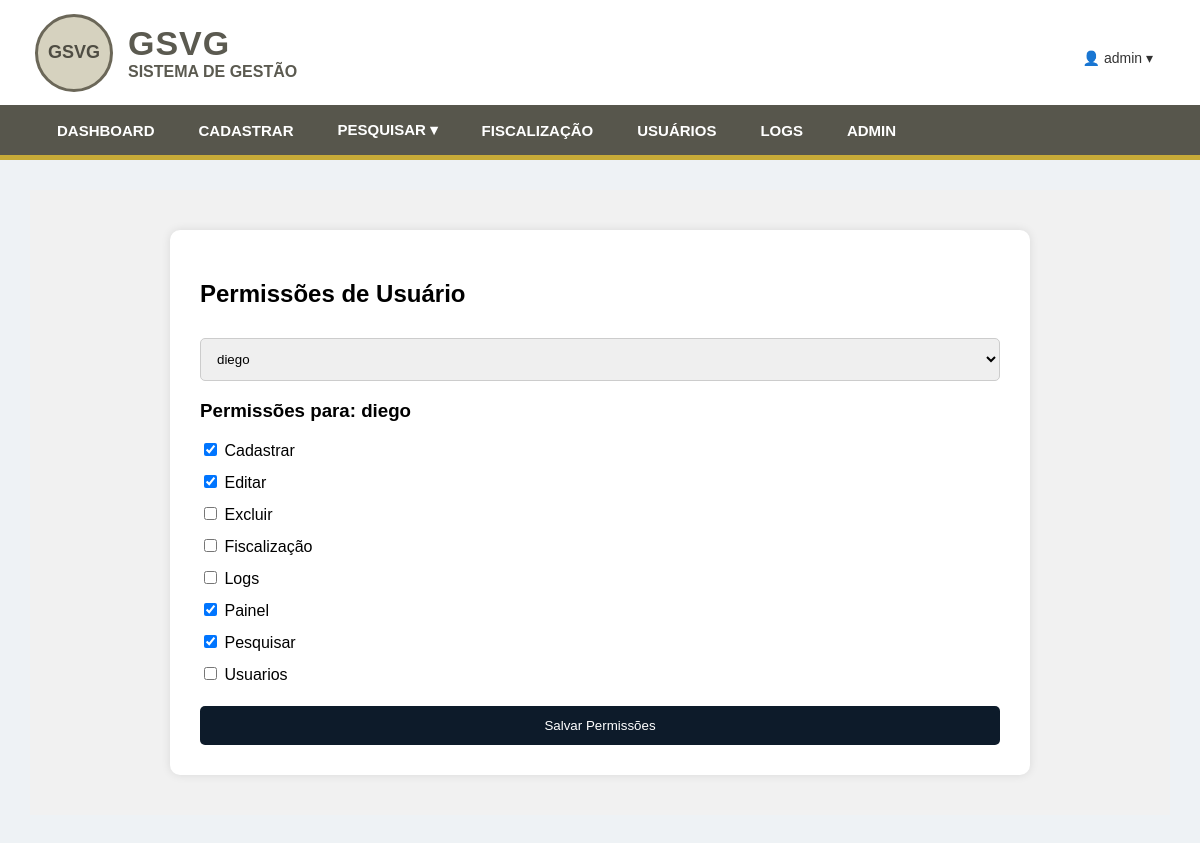
The page /permissoes/?usuario=2 (signed in) on the database its author committed.
### cadastro/models.py (models this page shows, shortened)
class PaginaSistema(models.Model):
    nome = models.CharField(max_length=100)
    rota = models.CharField(max_length=100)

### cadastro/views.py (the view, shortened to what this page needs)
# urls.py: path('permissoes/', permissoes),
@login_required
def permissoes(request):
    if not request.user.is_superuser:
        return redirect('/painel/')
    usuarios = User.objects.all().order_by('username')
    paginas = PaginaSistema.objects.all().order_by('nome')
    usuario_id = request.GET.get('usuario') or request.POST.get('usuario_id')
    usuario_selecionado = None
    permissoes_marcadas = []
    if usuario_id:
        usuario_selecionado = User.objects.get(id=usuario_id)
        permissoes_marcadas = list(
            PermissaoUsuario.objects.filter(
                usuario=usuario_selecionado,
                liberado=True
            ).values_list('pagina_id', flat=True)
        )
    return render(request, 'cadastro/permissoes.html', {
        'usuarios': usuarios,
        'paginas': paginas,
        'usuario_selecionado': usuario_selecionado,
        'permissoes_marcadas': permissoes_marcadas
    })

### templates/cadastro/permissoes.html (shortened to what this page needs)
{% extends 'cadastro/base.html' %}
{% block content %}
<div class="pagina">
<div class="box">
<h2>Permissões de Usuário</h2>
<form method="get">
<select name="usuario" onchange="this.form.submit()">
{% for u in usuarios %}
<option value="{{ u.id }}" {% if usuario_selecionado and usuario_selecionado.id == u.id %}selected{% endif %}>
{{ u.username }}
</option>
{% endfor %}
</select>
</form>
{% if usuario_selecionado %}
<form method="post">
<h3>Permissões para: {{ usuario_selecionado.username }}</h3>
{% for pagina in paginas %}
<label>
<input type="checkbox" name="paginas" value="{{ pagina.id }}"
{% if pagina.id in permissoes_marcadas %}checked{% endif %}>
{{ pagina.nome }}
</label>
{% endfor %}
<button type="submit">Salvar Permissões</button>
</form>
{% endif %}
</div>
</div>
{% endblock %}

### templates/cadastro/base.html (shortened to what this page needs)
<!DOCTYPE html>
<html lang="pt-br">
<head>
</head>
<body>
<header class="top-header">
    <div class="logo-area">
        <div class="logo-circle">GSVG</div>
        <div class="logo-texto">
            <h1>GSVG</h1>
            <span>SISTEMA DE GESTÃO</span>
        </div>
    </div>
    <div class="usuario-menu">
        <button type="button" class="usuario-btn">
            👤 {{ request.user.username }} ▾
        </button>
    </div>
</header>
<nav class="menu-bar">
    <div class="menu">
        <a href="/painel/">DASHBOARD</a>
        <a href="/cadastrar/">CADASTRAR</a>
        <div class="menu-item">
            <a href="#">PESQUISAR ▾</a>
        </div>
	<a href="/fiscalizacao/">FISCALIZAÇÃO</a>
        <a href="/usuarios/">USUÁRIOS</a>
        <a href="/logs/">LOGS</a>
        <a href="/admin/">ADMIN</a>
    </div>
</nav>
<main class="conteudo">
    {% block content %}
    {% endblock %}
</main>
</body>
</html>

### templates/cadastro/base.html (style rules this page uses)
body { margin: 0; font-family: Arial, sans-serif; background: #eef2f5; }
.top-header { height: 105px; background: #ffffff; display: flex; align-items: center; justify-content: space-between; padding: 0 35px; box-sizing: border-box; }
.logo-area { display: flex; align-items: center; gap: 15px; }
.logo-circle { width: 72px; height: 72px; border-radius: 50%; background: #d6d2bf; border: 3px solid #6b6758; display: flex; align-items: center; justify-content: center; font-weight: bold; color: #4f4d43; font-size: 18px; }
.logo-texto h1 { margin: 0; color: #5b5a50; font-size: 34px; font-weight: 800; letter-spacing: 1px; }
.logo-texto span { color: #5b5a50; font-size: 16px; font-weight: bold; }
.usuario-menu { position: relative; }
.usuario-btn { background: none; border: none; color: #333; font-size: 14px; cursor: pointer; }
.menu-bar { height: 50px; background: #57564c; border-bottom: 5px solid #c7aa38; display: flex; align-items: center; padding: 0 35px; }
.menu { display: flex; align-items: center; height: 100%; }
.menu a { color: white; text-decoration: none; padding: 0 22px; height: 50px; display: flex; align-items: center; font-weight: bold; font-size: 15px; box-sizing: border-box; transition: background-color 0.15s ease; }
.menu a, .menu a:hover { transform: none !important; }
.menu-item { position: relative; height: 100%; display: flex; align-items: center; }
.conteudo { padding: 30px; }

### templates/cadastro/permissoes.html (style rules this page uses)
.pagina { background:#f1f1f1;padding:40px }
.box { background:white;padding:30px;border-radius:10px;max-width:800px;margin:auto;box-shadow:0 0 10px rgba(0,0,0,.1) }
label { display:block;margin:12px 0 }
select,button { width:100%;padding:12px;margin-top:10px;border:1px solid #ccc;border-radius:5px }
button { background:#0d1b2a;color:white;border:none;cursor:pointer }

### rows shown on the page
PaginaSistema: paginas "☑", nome "Cadastrar"
PaginaSistema: paginas "☑", nome "Editar"
PaginaSistema: nome "Excluir"
PaginaSistema: nome "Fiscalização"
PaginaSistema: nome "Logs"
PaginaSistema: paginas "☑", nome "Painel"
PaginaSistema: paginas "☑", nome "Pesquisar"
PaginaSistema: nome "Usuarios"

### other values the page prints
{{ request.user.username }} "admin"
{{ usuario_selecionado.username }} "diego"
form field usuario "diego"
